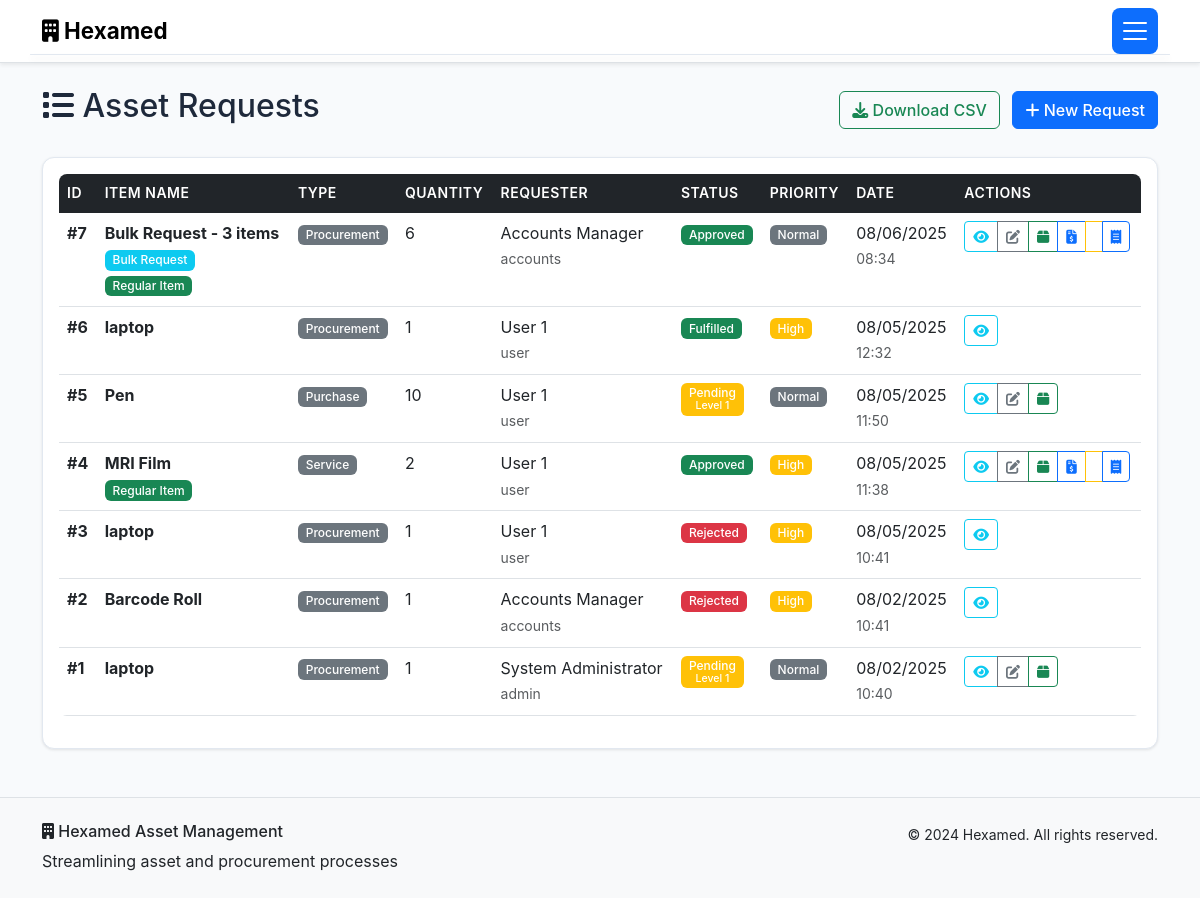
Before: /requests (signed in) with the older database file.
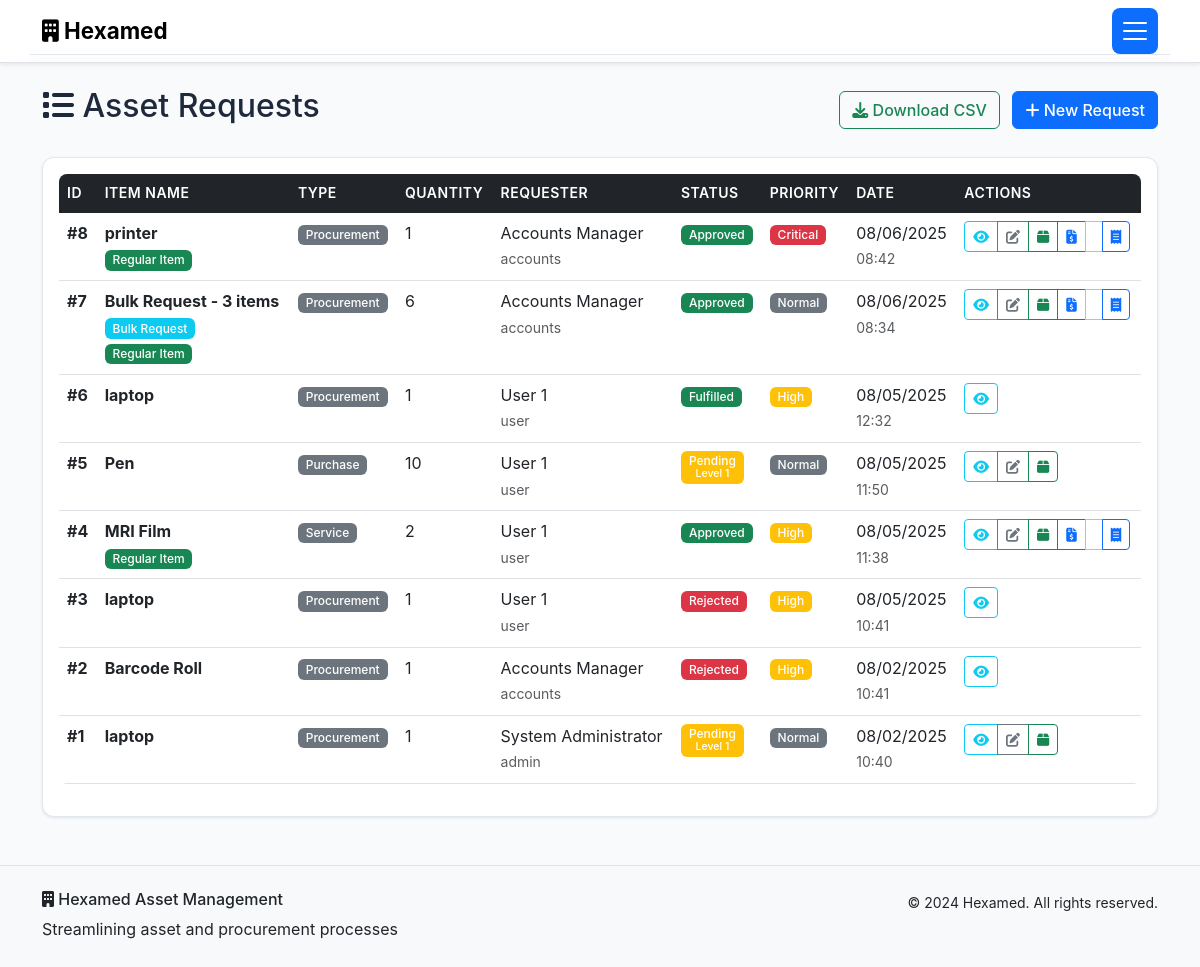
After: the same page with the newer database file.
### models.py (models this page shows, shortened)
class AssetRequest(db.Model):
    id = db.Column(db.Integer, primary_key=True)
    item_name = db.Column(db.String(200), nullable=False)
    quantity = db.Column(db.Integer, nullable=False)
    purpose = db.Column(db.Text, nullable=False)
    request_type = db.Column(db.String(50), nullable=False)
    estimated_cost = db.Column(db.Float)
    urgency = db.Column(db.String(20), default='Normal')
    is_bulk_request = db.Column(db.Boolean, default=False)
    bulk_items = db.Column(db.Text)  # JSON array of items for bulk requests
    item_classification = db.Column(db.String(20))  # 'Regular' or 'Specific' - set by SCM
    status = db.Column(db.String(20), default='Pending')
    current_approval_level = db.Column(db.Integer, default=1)
    floor = db.Column(db.String(50))
    fulfilled_from_asset_id = db.Column(db.Integer, db.ForeignKey('asset.id'))
    fulfilled_quantity = db.Column(db.Integer, default=0)
    fulfilled_by = db.Column(db.Integer, db.ForeignKey('user.id'))
    fulfilled_at = db.Column(db.DateTime)
    fulfillment_notes = db.Column(db.Text)
    created_at = db.Column(db.DateTime, default=datetime.utcnow)
    updated_at = db.Column(db.DateTime, default=datetime.utcnow, onupdate=datetime.utcnow)
    user_id = db.Column(db.Integer, db.ForeignKey('user.id'), nullable=False)
    uploaded_files = db.relationship('UploadedFile', backref='request', lazy=True, cascade='all, delete-orphan')
    approvals = db.relationship('Approval', backref='request', lazy=True, cascade='all, delete-orphan')
    fulfilled_from_asset = db.relationship('Asset', foreign_keys=[fulfilled_from_asset_id])
    fulfilled_by_user = db.relationship('User', foreign_keys=[fulfilled_by])

class User(db.Model):
    id = db.Column(db.Integer, primary_key=True)
    username = db.Column(db.String(80), unique=True, nullable=False)
    email = db.Column(db.String(120), unique=True, nullable=False)
    password_hash = db.Column(db.String(256), nullable=False)
    role = db.Column(db.String(50), nullable=False, default='User')
    full_name = db.Column(db.String(100), nullable=False)
    floor = db.Column(db.String(50))
    department = db.Column(db.String(100))
    created_at = db.Column(db.DateTime, default=datetime.utcnow)
    is_active = db.Column(db.Boolean, default=True)
    requests = db.relationship('AssetRequest', foreign_keys='AssetRequest.user_id', backref='requester', lazy=True)

### routes.py (the view)
    def decorated_function(*args, **kwargs):
        if 'user_id' not in session:
            flash('Please log in to access this page.', 'warning')
            return redirect(url_for('login'))
        return f(*args, **kwargs)

### templates/requests.html (shortened to what this page needs)
{% extends "base.html" %}
{% block content %}
<div class="container my-4">
    <div class="row">
        <div class="col">
            <div class="d-flex justify-content-between align-items-center mb-4">
                <h2><i class="fas fa-list"></i> Asset Requests</h2>
                <div>
                    <a href="{{ url_for('download_requests') }}" class="btn btn-outline-success me-2">
                        <i class="fas fa-download"></i> Download CSV
                    </a>
                    <a href="{{ url_for('create_request') }}" class="btn btn-primary">
                        <i class="fas fa-plus"></i> New Request
                    </a>
                </div>
            </div>
        </div>
    </div>
    {% if requests.items %}
    <div class="card">
        <div class="card-body">
            <div class="table-responsive">
                <table class="table table-hover">
                    <thead>
                        <tr>
                            <th>ID</th>
                            <th>Item Name</th>
                            <th>Type</th>
                            <th>Quantity</th>
                            <th>Requester</th>
                            <th>Status</th>
                            <th>Priority</th>
                            <th>Date</th>
                            <th>Actions</th>
                        </tr>
                    </thead>
                    <tbody>
                        {% for request in requests.items %}
                        <tr>
                            <td><strong>#{{ request.id }}</strong></td>
                            <td>
                                <div>
                                    <strong>{{ request.item_name }}</strong>
                                    {% if request.is_bulk_request %}
                                        <br><span class="badge bg-info">Bulk Request</span>
                                    {% endif %}
                                    {% if request.item_classification %}
                                        <br><span class="badge bg-{{ 'success' if request.item_classification == 'Regular' else 'warning' }}">
                                            {{ request.item_classification }} Item
                                        </span>
                                    {% endif %}
                                </div>
                            </td>
                            <td>
                                <span class="badge bg-secondary">{{ request.request_type }}</span>
                            </td>
                            <td>{{ request.quantity }}</td>
                            <td>
                                <div>
                                    {{ request.requester.full_name }}
                                    <br><small class="text-muted">{{ request.requester.username }}</small>
                                </div>
                            </td>
                            <td>
                                {% if request.status == 'Pending' %}
                                    <span class="badge bg-warning">
                                        {{ request.status }}
                                        <br><small>Level {{ request.current_approval_level }}</small>
                                    </span>
                                {% elif request.status == 'Approved' %}
                                    <span class="badge bg-success">{{ request.status }}</span>
                                {% elif request.status == 'Rejected' %}
                                    <span class="badge bg-danger">{{ request.status }}</span>
                                {% elif request.status == 'Fulfilled' %}
                                    <span class="badge bg-success">{{ request.status }}</span>
                                {% endif %}
                            </td>
                            <td>
                                {% if request.urgency == 'Critical' %}
                                    <span class="badge bg-danger">{{ request.urgency }}</span>
                                {% elif request.urgency == 'High' %}
                                    <span class="badge bg-warning">{{ request.urgency }}</span>
                                {% elif request.urgency == 'Normal' %}
                                    <span class="badge bg-secondary">{{ request.urgency }}</span>
                                {% else %}
                                    <span class="badge bg-light text-dark">{{ request.urgency }}</span>
                                {% endif %}
                            </td>
                            <td>
                                <div>
                                    {{ request.created_at.strftime('%m/%d/%Y') if request.created_at else 'N/A' }}
                                    <br><small class="text-muted">{{ request.created_at.strftime('%H:%M') if request.created_at else 'N/A' }}</small>
                                </div>
                            </td>
                            <td>
                                <div class="btn-group btn-group-sm">
                                    <button class="btn btn-outline-info btn-sm" data-bs-toggle="modal"
                                            data-bs-target="#requestModal{{ request.id }}">
                                        <i class="fas fa-eye"></i>
                                    </button>
                                    {% if user.role in ['Accounts/SCM', 'Admin', 'MD'] %}
                                        {% if request.status in ['Pending', 'Approved'] %}
                                            <a href="{{ url_for('edit_request', request_id=request.id) }}"
                                               class="btn btn-outline-secondary btn-sm"
                                               title="Edit Request">
                                                <i class="fas fa-edit"></i>
                                            </a>
                                            <a href="{{ url_for('assign_from_asset', request_id=request.id) }}"
                                               class="btn btn-outline-success btn-sm"
                                               title="Assign from Asset">
                                                <i class="fas fa-box"></i>
                                            </a>
                                        {% endif %}
                                        {% if request.status == 'Approved' and user.role == 'Accounts/SCM' %}
                                            {% if not request.item_classification %}
                                                <a href="{{ url_for('classify_item', request_id=request.id) }}"
                                                   class="btn btn-outline-info btn-sm"
                                                   title="Classify Item & Create PO">
                                                    <i class="fas fa-tags"></i>
                                                </a>
                                            {% else %}
                                                <a href="{{ url_for('create_purchase_order_from_request', request_id=request.id) }}"
                                                   class="btn btn-outline-primary btn-sm"
                                                   title="Create Purchase Order">
                                                    <i class="fas fa-file-invoice-dollar"></i>
                                                </a>
                                            {% endif %}
                                            <a href="{{ url_for('fulfill_request', request_id=request.id) }}"
                                               class="btn btn-outline-warning btn-sm"
                                               title="Fulfill from Assets">
                                            </a>
                                            <a href="{{ url_for('upload_bill', request_id=request.id) }}"
                                               class="btn btn-outline-primary btn-sm"
                                               title="Upload Bill">
                                                <i class="fas fa-receipt"></i>
                                            </a>
                                        {% endif %}
                                    {% endif %}
                                </div>
                            </td>
                        </tr>
                        {% endfor %}
                    </tbody>
                </table>
            </div>
        </div>
    </div>
    {% endif %}
</div>
{% endblock %}

### templates/base.html (shortened to what this page needs)
<!DOCTYPE html>
<html lang="en" data-bs-theme="light">
<head>
    <link href="https://cdn.jsdelivr.net/npm/bootstrap@5.3.0/dist/css/bootstrap.min.css" rel="stylesheet">
    <link rel="stylesheet" href="https://cdnjs.cloudflare.com/ajax/libs/font-awesome/6.4.0/css/all.min.css">
    <link rel="stylesheet" href="{{ url_for('static', filename='style.css') }}">
</head>
<body>
    {% if session.user_id %}
    <nav class="navbar navbar-expand-lg navbar-light bg-white shadow-sm border-bottom">
        <div class="container">
            <a class="navbar-brand" href="{{ url_for('dashboard') }}">
                <i class="fas fa-building"></i> Hexamed
            </a>
            <button class="navbar-toggler" type="button" data-bs-toggle="collapse" data-bs-target="#navbarNav">
                <span class="navbar-toggler-icon"></span>
            </button>
            <div class="collapse navbar-collapse" id="navbarNav">
                <ul class="navbar-nav me-auto">
                    {% if session.role in ['Admin', 'MD', 'Accounts/SCM'] %}
                        <li class="nav-item">
                            <a class="nav-link" href="{{ url_for('view_assignments') }}">
                                <i class="fas fa-tasks"></i> Item Assignments
                            </a>
                        </li>
                        {% endif %}
                </ul>
                <ul class="navbar-nav">
                    <li class="nav-item dropdown d-none d-lg-block">
                        <a class="nav-link dropdown-toggle" href="#" id="navbarDropdown" role="button" data-bs-toggle="dropdown">
                            <i class="fas fa-user"></i> {{ session.full_name }}
                            <span class="badge bg-secondary">{{ session.role }}</span>
                        </a>
                    </li>
                </ul>
            </div>
        </div>
    </nav>
    {% endif %}
    <main>
        {% block content %}{% endblock %}
    </main>
    <footer class="bg-light text-dark mt-5 py-4 border-top">
        <div class="container">
            <div class="row">
                <div class="col-md-6">
                    <h6><i class="fas fa-building"></i> Hexamed Asset Management</h6>
                    <p class="mb-0">Streamlining asset and procurement processes</p>
                </div>
                <div class="col-md-6 text-md-end">
                    <small>&copy; 2024 Hexamed. All rights reserved.</small>
                </div>
            </div>
        </div>
    </footer>
</body>
</html>

Changed rows visible on the page:
added AssetRequest: id "8", item_name "printer", item_classification "Regular", request_type "Procurement", quantity "1", requester.full_name "Accounts Manager", requester.username "accounts", status "Approved", urgency "Critical", created_at "08/06/2025", created_at "08:42"
